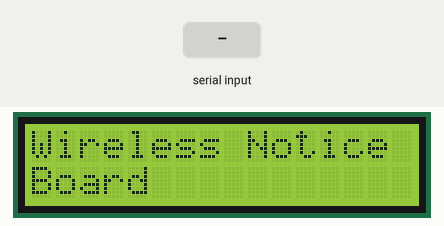
A sketch run on a simulated Arduino Uno, built with avr-gcc and run on an emulated ATmega328P. Shown: 16×2 character LCD. Inputs (shaded band) come from the test bench. What the sketch prints to the serial monitor is not drawn.

Above: at 0.2 s.
At 3.2 s:
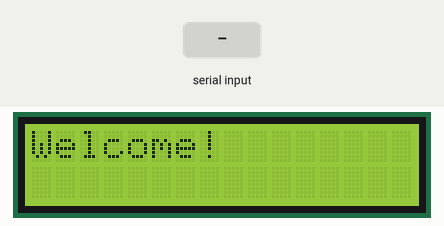
4.8 s: "1" received over the second serial link
At 6.2 s:
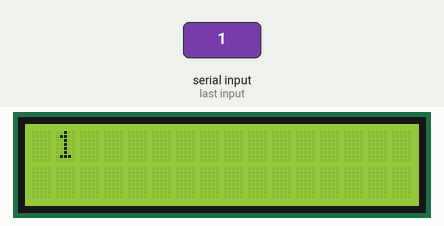
Timing chart, 0 to 7.8 s (numbered marks = the images above; inputs shaded):
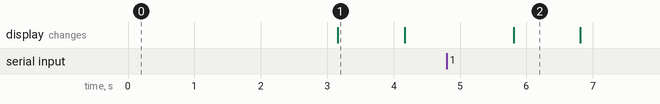

Measured:
- after the input at 4.8 s, the display: changes after 1.0 s (image 2)
- what the display in image 1 shows lasts 1.0 s, from 3.2 s to 4.2 s

The sketch:

scroll_board_code.ino
```cpp
#include <SoftwareSerial.h>
#include <LiquidCrystal_I2C.h>
LiquidCrystal_I2C lcd(0x27,20,3);
SoftwareSerial mySerial (0,1);   //(RX, TX);

String val = "No Data";
String oldval;
String newval = "No Data";
int i = 0;

void setup()
{
  // put your setup code here, to run once:
  lcd.init();                      // initialize the lcd
  //lcd.init();
  // Print a message to the LCD.
  lcd.backlight();
  // put your setup
  lcd.begin(16,2);
  mySerial.begin(9600);
  Serial.begin(9600);
  lcd.setCursor(0, 0);
  lcd.print("Wireless Notice");
  lcd.setCursor(0, 1);
  lcd.print("Board");
  delay(3000);
  lcd.clear();
  lcd.print("Welcome!");
}

void loop()
{
  val = mySerial.readString();
  val.trim();
  Serial.println(val);
  if(val != oldval)
  {
    newval = val;
  }
  lcd.clear();
  lcd.setCursor(i, 0);
  lcd.print(newval);
  i++;
  if(i >= 15)
  {
    i = 0;
  }
  val = oldval;
}
```
